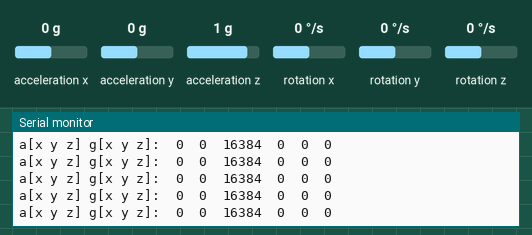
A sketch run on a simulated Arduino Uno, built with avr-gcc and run on an emulated ATmega328P. Parts: the last lines printed to the serial monitor. Inputs (shaded band) come from the test bench; at power-on: acceleration z 1 g, acceleration x 0 g, acceleration y 0 g, rotation x 0 °/s, rotation y 0 °/s, rotation z 0 °/s.

Above: at 1.2 s.
1.3 s: acceleration z set to -1.4 g
At 1.37 s:
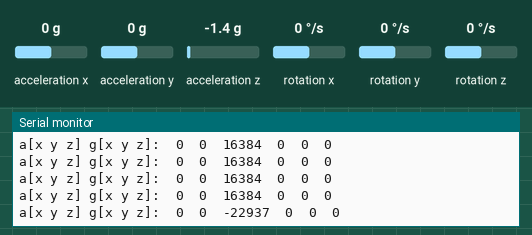
4.3 s: acceleration x set to -1.4 g
At 4.3 s:
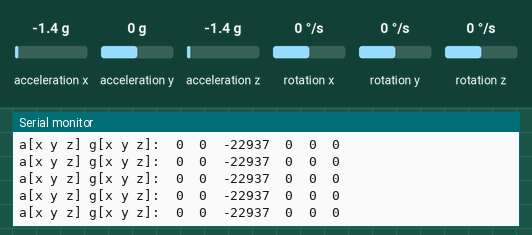
5.8 s: acceleration y set to -1.4 g
At 5.88 s:
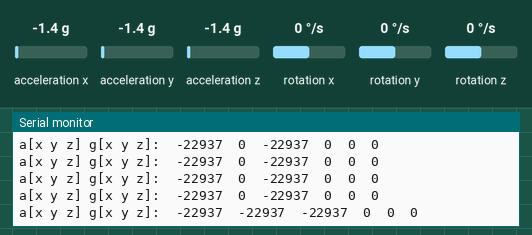
7.3 s: rotation x set to -192 °/s
At 7.35 s:
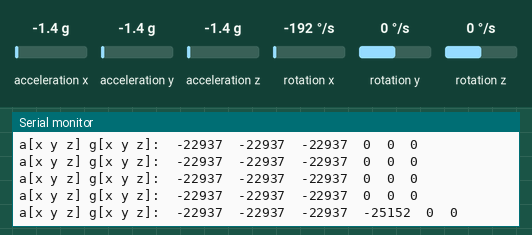
10.3 s: rotation y set to -192 °/s
At 10.3 s:
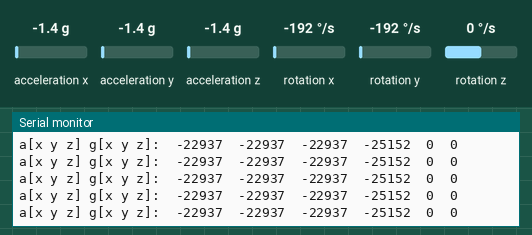

The sketch:

lectura.ino
```cpp
// Librerías I2C para controlar el MPU6050
#include "I2Cdev.h"
#include "MPU6050.h"
#include "Wire.h"

// Crear objeto del sensor
MPU6050 sensor;

// Valores RAW del acelerómetro y giroscopio
int16_t ax, ay, az;
int16_t gx, gy, gz;

void setup() {
  Serial.begin(57600);   // Iniciar puerto serie
  Wire.begin();          // Iniciar I2C

  sensor.initialize();   // Iniciar sensor

  // Comprobar conexión
  if (sensor.testConnection()) {
    Serial.println("Sensor iniciado correctamente");
  } else {
    Serial.println("Error al iniciar el sensor");
  }
}

void loop() {
  // Leer aceleración y giroscopio
  sensor.getAcceleration(&ax, &ay, &az);
  sensor.getRotation(&gx, &gy, &gz);

  // Mostrar datos
  Serial.print("a[x y z] g[x y z]:\t");

  Serial.print(ax); Serial.print("\t");
  Serial.print(ay); Serial.print("\t");
  Serial.print(az); Serial.print("\t");

  Serial.print(gx); Serial.print("\t");
  Serial.print(gy); Serial.print("\t");
  Serial.println(gz);

  delay(100); // Evitar saturar el puerto serie
}
```

Measured:
- after the input at 1.3 s, the serial monitor: prints a new line after 0.07 s (image 1)
- after the input at 5.8 s, the serial monitor: prints a new line after 0.07 s (image 3)
- after the input at 7.3 s, the serial monitor: prints a new line at once (image 4)
